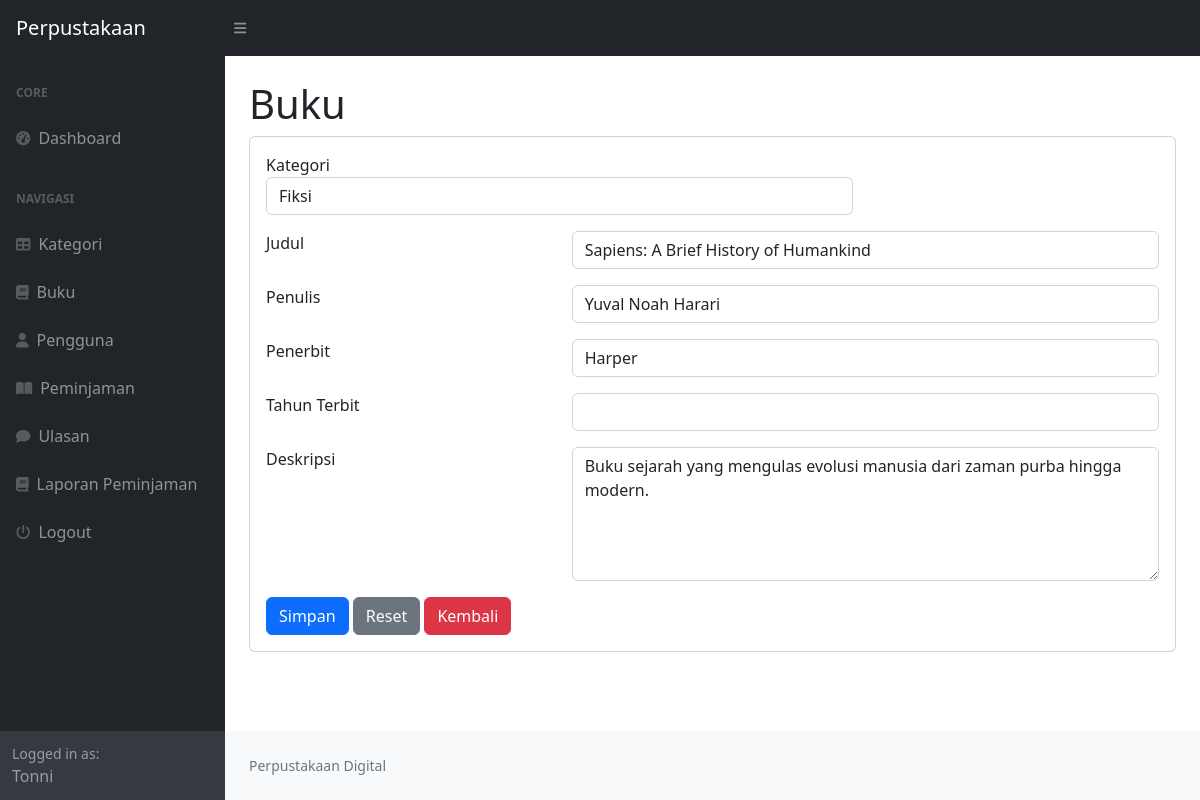
Screenshot of /index.php?page=buku_ubah&&id=6 (signed in) with the database file from the repository.
### tables this page shows
CREATE TABLE `buku` (
  `id_buku` int NOT NULL,
  `id_kategori` int DEFAULT NULL,
  `judul` varchar(255) DEFAULT NULL,
  `penulis` varchar(255) DEFAULT NULL,
  `penerbit` varchar(255) DEFAULT NULL,
  `tahun_terbit` varchar(255) DEFAULT NULL,
  `deskripsi` text
);

CREATE TABLE `kategori` (
  `id_kategori` int NOT NULL,
  `kategori` varchar(255) DEFAULT NULL
);

### buku_ubah.php (the view, shortened to what this page needs)
<h1 class="mt-4">Buku</h1>
<div class="card">
    <div class="card-body">
    <div class="row">
    <div class="col-md-12">
        <form method="post">
            <?php
            $id = $_GET['id'];
            $query = mysqli_query($koneksi, "SELECT * FROM buku  WHERE id_buku=$id");
            $data = mysqli_fetch_array($query);
            ?>
            <div class="row mb-3">
                <div class="col-md-44">Kategori</div>
                <div class="col-md-8">
                    <select name="id_kategori" class="form-control">
                        <?php
                            $kat = mysqli_query($koneksi,'SELECT * FROM kategori');
                            while($kategori = mysqli_fetch_array($kat)){
                                ?>
                                <option <?php if($kategori['id_kategori'] == $data['id_kategori']) echo 'selected'; ?> value="<?php echo $kategori['id_kategori'];?>"><?php echo $kategori['kategori'];?></option>
                                <?php
                            }
                        ?>
                    </select>
                </div>
            </div>
            <div class="row mb-3">
                <div class="col-md-4">Judul</div>
                <div class="col-md-8">
                    <input type="text" name="judul" class="form-control" value="<?php echo $data['judul']; ?>">
                </div>
            </div>
            <div class="row mb-3">
                <div class="col-md-4">Penulis</div>
                <div class="col-md-8">
                    <input type="text" name="penulis" class="form-control" value="<?php echo $data['penulis']; ?>">
                </div>
            </div>
            <div class="row mb-3">
                <div class="col-md-4">Penerbit</div>
                <div class="col-md-8">
                    <input type="text" name="penerbit" class="form-control" value="<?php echo $data['penerbit']; ?>">
                </div>
            </div>
            <div class="row mb-3">
                <div class="col-md-4">Tahun Terbit</div>
                <div class="col-md-8">
                    <input type="number" name="tahun_terbit" class="form-control" value="<?php echo $$data['tahun_terbit']; ?>">
                </div>
            </div>
            <div class="row mb-3">
                <div class="col-md-4">Deskripsi</div>
                <div class="col-md-8">
                    <textarea name="deskripsi" rows="5" class="form-control" ><?php echo $data['deskripsi']; ?></textarea>
                </div>
            </div>
            <div class="row">
                <div class="cold-md-8">
                    <button type="submit" class="btn btn-primary" name="submit" value="submit">Simpan</button>
                    <button type="reset" class="btn btn-secondary">Reset</button>
                    <a href="?page-buku" class="btn btn-danger">Kembali</a>
                </div>
            </div>
        </form>
    </div>
    </div>
</div>
</div>

### rows the page displays
buku: id_kategori "Fiksi", judul "Sapiens: A Brief History of Humankind", penulis "Yuval Noah Harari", penerbit "Harper", deskripsi "Buku sejarah yang mengulas evolusi manusia dari zaman purba hingga modern."

### other values shown
$_SESSION['user']['nama'] "Tonni"
